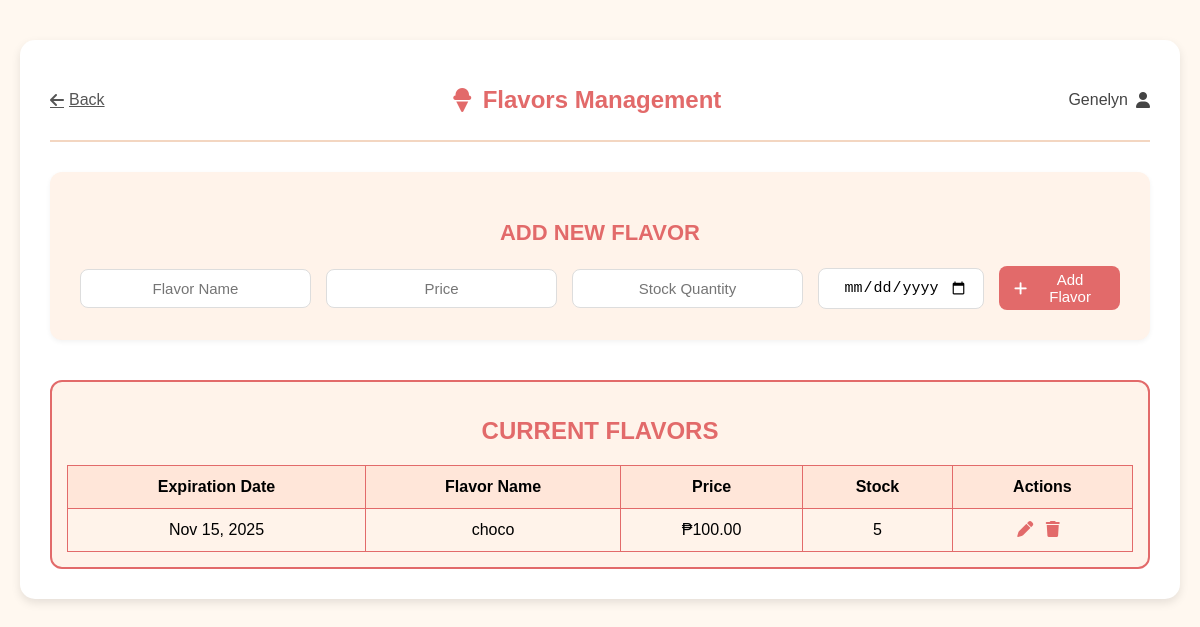
The page /flavors/ (signed in) on the database its author committed.
### dashboard/models.py (models this page shows, shortened)
class Flavor(models.Model):
    name = models.CharField(max_length=100)
    price = models.DecimalField(max_digits=6, decimal_places=2)
    quantity = models.PositiveIntegerField(default=0)
    expiration_date = models.DateField(null=True, blank=True)  # 👈 Add this
    created_at = models.DateTimeField(default=timezone.now)    # 👈 Keep if you want timestamps

### dashboard/views.py (the view, shortened to what this page needs)
# urls.py: path('flavors/', views.flavors, name='flavors'),
def flavors(request):
    flavors = Flavor.objects.all().order_by('name')
    flavor_to_edit = None
    if 'edit' in request.GET:
        flavor_to_edit = Flavor.objects.get(id=request.GET['edit'])
    return render(request, 'dashboard/flavors.html', {
        'flavors': flavors,
        'flavor_to_edit': flavor_to_edit
    })

### dashboard/templates/dashboard/flavors.html (shortened to what this page needs)
{% load static %}
<!DOCTYPE html>
<html lang="en">
<head>
  <link rel="stylesheet" href="{% static 'css/flavors.css' %}">
  <link rel="stylesheet" href="https://cdnjs.cloudflare.com/ajax/libs/font-awesome/6.5.0/css/all.min.css">
</head>
<body>
  <div class="container">
    <header class="header">
      <a href="{% url 'home' %}" class="back-btn">
        <i class="fa-solid fa-arrow-left"></i> Back
      </a>
      <h1><i class="fa-solid fa-ice-cream"></i> Flavors Management</h1>
      <div class="admin-profile">
        <span>{{ request.user.username|title }}</span>
        <i class="fa-solid fa-user"></i>
      </div>
    </header>
    <section class="add-form">
      <h2>ADD NEW FLAVOR</h2>
      <form method="POST" action="{% url 'flavors' %}">
        <input type="text" name="name" placeholder="Flavor Name" required>
        <input type="number" name="price" placeholder="Price" step="0.01" required>
        <input type="number" name="quantity" placeholder="Stock Quantity" min="0" required>
        <input type="date" name="expiration_date" placeholder="Expiration Date" required>
        <button type="submit" class="add-btn">
          <i class="fa-solid fa-plus"></i> Add Flavor
        </button>
      </form>
    </section>
    <section class="flavor-list">
      <h2>CURRENT FLAVORS</h2>
      <table>
        <thead>
          <tr>
            <th>Expiration Date</th>
            <th>Flavor Name</th>
            <th>Price</th>
            <th>Stock</th>
            <th>Actions</th>
          </tr>
        </thead>
        <tbody>
          {% for flavor in flavors %}
            <tr>
              {% if flavor_to_edit and flavor_to_edit.id == flavor.id %}
                <form method="POST" action="{% url 'flavors' %}" class="inline-edit-form">
                  {% csrf_token %}
                  <td>
                    <input type="date" name="expiration_date" value="{{ flavor.expiration_date|date:'Y-m-d' }}">
                  </td>
                  <td>
                    <input type="text" name="name" value="{{ flavor.name }}">
                  </td>
                  <td>
                    <input type="number" name="price" value="{{ flavor.price }}" step="0.01">
                  </td>
                  <td>
                    <input type="number" name="quantity" value="{{ flavor.quantity }}">
                  </td>
                  <td class="actions">
                    <button type="submit" name="action" value="update_flavor">Save</button>
                    <a href="{% url 'flavors' %}" class="cancel-btn">Cancel</a>
                    <input type="hidden" name="flavor_id" value="{{ flavor.id }}">
                  </td>
                </form>
              {% else %}
                <td>{{ flavor.expiration_date|date:"M d, Y" }}</td>
                <td>{{ flavor.name }}</td>
                <td>₱{{ flavor.price|floatformat:2 }}</td>
                <td>{{ flavor.quantity }}</td>
                <td class="actions">
                  <a href="{% url 'flavors' %}?edit={{ flavor.id }}" title="Edit">
                    <i class="fa-solid fa-pen"></i>
                  </a>
                  <a href="{% url 'delete_flavor' flavor.id %}"
                     onclick="return confirm('Are you sure you want to delete {{ flavor.name }}?')"
                     title="Delete">
                    <i class="fa-solid fa-trash"></i>
                  </a>
                </td>
              {% endif %}
            </tr>
          {% empty %}
            <tr>
              <td colspan="5" class="no-data">No flavors found.</td>
            </tr>
          {% endfor %}
        </tbody>
      </table>
    </section>
  </div>
</body>
</html>

### dashboard/static/css/flavors.css (style rules this page uses)
body { font-family: 'Poppins', sans-serif; background-color: #fff8f0; margin: 0; padding: 0; }
.container { max-width: 1100px; margin: 40px auto; background: #fff; border-radius: 15px; box-shadow: 0 4px 10px rgba(0,0,0,0.1); padding: 30px; }
.header { display: flex; justify-content: space-between; align-items: center; border-bottom: 2px solid #f3d6c1; padding-bottom: 10px; margin-bottom: 20px; flex-wrap: wrap; gap: 10px; }
.header h1 { font-size: 24px; color: #e26a6a; display: flex; align-items: center; gap: 10px; }
.back-btn { background: none; border: none; color: #555; cursor: pointer; font-size: 16px; display: flex; align-items: center; gap: 5px; }
.admin-profile { display: flex; align-items: center; gap: 8px; color: #444; }
.add-form { margin-top: 30px; padding: 30px; background: #fff3ea; border-radius: 12px; box-shadow: 0 2px 5px rgba(0,0,0,0.05); text-align: center; }
.add-form h2 { margin-bottom: 20px; color: #e26a6a; font-size: 22px; font-weight: 600; }
.add-form form { display: flex; justify-content: center; align-items: center; gap: 15px; flex-wrap: nowrap; flex-shrink: 0; }
.add-form input { width: 200px; padding: 10px 15px; border: 1px solid #ddd; border-radius: 8px; font-size: 15px; text-align: center; background-color: white; }
input[type="date"] { width: 200px; padding: 10px 15px; border: 1px solid #ddd; border-radius: 8px; font-size: 15px; text-align: center; }
.add-btn { background-color: #e26a6a; color: white; border: none; padding: 10px 15px; border-radius: 8px; cursor: pointer; transition: 0.2s; font-weight: 500; display: flex; align-items: center; justify-content: center; gap: 8px; height: 44px; width: 200px; font-size: 15px; }
.flavor-list { margin-top: 40px; overflow-x: auto; border: 2px solid #e26a6a; border-radius: 12px; padding: 15px; background-color: #fff3ea; }
.flavor-list h2 { color: #e26a6a; text-align: center; }
.flavor-list table { width: 100%; border-collapse: collapse; margin-top: 15px; min-width: 600px; text-align: center; }
.flavor-list th, .flavor-list td { padding: 12px 15px; border: 1px solid #e26a6a; vertical-align: middle; }
.flavor-list th { background-color: #ffe6d9; font-weight: 600; text-align: center; }
.actions a, .actions button { margin-right: 8px; color: #e26a6a; text-decoration: none; font-size: 16px; border: none; background: none; cursor: pointer; }

### dashboard/templates/dashboard/flavors.html (style rules this page uses)
input[type=number] { -moz-appearance: textfield; }

### rows shown on the page
Flavor: expiration_date "Nov 15, 2025", name "choco", price "100.00", quantity "5"

### other values the page prints
{{ request.user.username|title }} "Genelyn"
